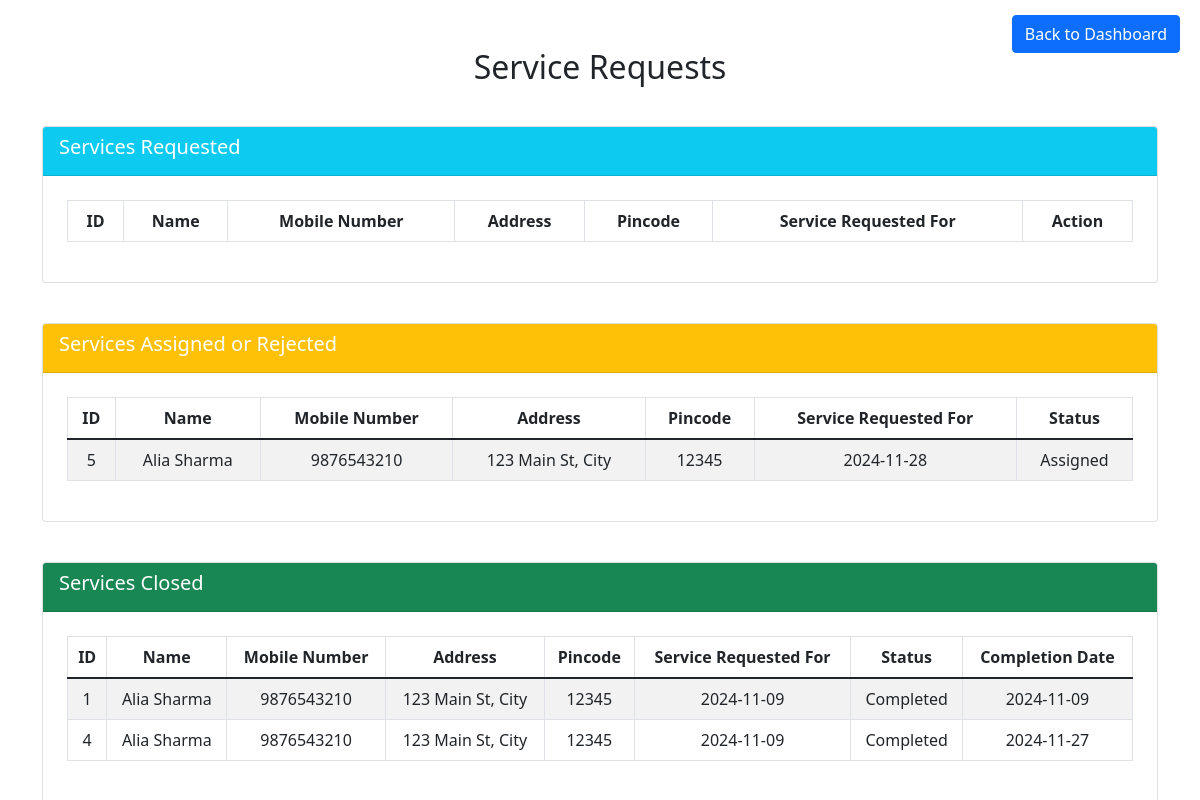
Page /prof_service_requests (signed in) on the committed database.
### tables this page shows
CREATE TABLE service_requests (
    id INTEGER PRIMARY KEY AUTOINCREMENT,
    customer_id INTEGER NOT NULL,
    service_id INTEGER NOT NULL,
    service_type_id INTEGER,           
    professional_id INTEGER NOT NULL,
    requested_date TEXT NOT NULL,
    completion_date TEXT,
    status TEXT NOT NULL DEFAULT 'Pending',
    FOREIGN KEY (customer_id) REFERENCES users(id),
    FOREIGN KEY (service_id) REFERENCES services(id),
    FOREIGN KEY (professional_id) REFERENCES users(id),
    FOREIGN KEY (service_type_id) REFERENCES service_types(id)            
    );

CREATE TABLE users (
        id INTEGER PRIMARY KEY AUTOINCREMENT,
        email TEXT UNIQUE NOT NULL,
        password TEXT NOT NULL,
        role TEXT NOT NULL,
        full_name TEXT,
        address TEXT,
        pin_code INTEGER,
        mobile_number TEXT,
        experience INTEGER,
        rating FLOAT DEFAULT 0,       
        documents_path TEXT,  -- Optional field for service professionals
        service_id INTEGER,  -- New column for storing the selected service
        service_type_id INTEGER,       
        is_blocked INTEGER DEFAULT 0,
        FOREIGN KEY (service_id) REFERENCES services(id),  -- Link to the services table
        FOREIGN KEY (service_type_id) REFERENCES service_types(id)       
    );

### routes/professional_dashboard_routes.py (the view)
@app.route('/prof_service_requests')
def prof_service_requests():
    email = session.get('user')
    db = get_db()
    prof_id_tuple = fetch_one('SELECT id FROM users WHERE email = ?', (email,))
    is_blocked = fetch_one("SELECT is_blocked FROM users WHERE email = ?", (session['user'],))[0]
    if prof_id_tuple is None:
        return redirect(url_for('login'))
    prof_id = prof_id_tuple[0]
    pending_requests = db.execute('''SELECT sr.id, u.full_name, u.mobile_number, u.address, u.pin_code, sr.requested_date
                                  FROM service_requests sr
                                  JOIN users u ON sr.customer_id = u.id
                                  WHERE sr.professional_id = ? AND sr.status = 'Pending' ''',
                                  (prof_id,)).fetchall()
    assigned_rejected_requests = db.execute('''SELECT sr.id, u.full_name, u.mobile_number, u.address, u.pin_code, sr.requested_date,  sr.status
                                            FROM service_requests sr
                                            JOIN users u ON sr.customer_id = u.id
                                            WHERE sr.professional_id = ? AND sr.status IN ('Assigned', 'Rejected')''',
                                            (prof_id,)).fetchall()
    closed_requests = db.execute('''SELECT sr.id, u.full_name, u.mobile_number, u.address, u.pin_code, sr.requested_date, sr.status, sr.completion_date
                                FROM service_requests sr
                                    JOIN users u ON sr.customer_id = u.id
                                    WHERE sr.professional_id = ? AND sr.status = 'Completed' ''',
                                    (prof_id,)).fetchall()
    return render_template('prof_service_requests.html',
                           pending_requests=pending_requests,
                           assigned_rejected_requests=assigned_rejected_requests,
                           closed_requests=closed_requests,
                           is_blocked=is_blocked)

### db_utils.py (called while the page is built)
def get_db():
    if 'db' not in g:
        g.db = sqlite3.connect(DATABASE)
        g.db.row_factory = sqlite3.Row
    return g.db

def fetch_one(query, params=()):
    db = get_db()
    cursor = db.cursor()
    cursor.execute(query, params)
    return cursor.fetchone()

### routes/professional_dashboard_routes.py (called while the page is built)
def get_db():
    if 'db' not in g:
        g.db = sqlite3.connect(DATABASE)
        g.db.row_factory = sqlite3.Row
    return g.db

### templates/prof_service_requests.html (shortened to what this page needs)
<!DOCTYPE html>
<html lang="en">
<head>
    <link href="https://cdn.jsdelivr.net/npm/bootstrap@5.1.3/dist/css/bootstrap.min.css" rel="stylesheet">
</head>
<body>
<div class="container">
    <a href="{{ url_for('professional_home') }}" class="btn btn-primary btn-back">Back to Dashboard</a>
    <h2 class="mt-5 mb-4 text-center">Service Requests</h2>
    {% if not is_blocked %}
        <div class="table-container">
            <div class="card">
                <div class="card-header bg-info text-white">
                    <h5>Services Requested</h5>
                </div>
                <div class="card-body">
                    <table class="table table-striped table-bordered table-hover">
                        <thead>
                            <tr>
                                <th>ID</th>
                                <th>Name</th>
                                <th>Mobile Number</th>
                                <th>Address</th>
                                <th>Pincode</th>
                                <th>Service Requested For</th>
                                <th>Action</th>
                            </tr>
                        </thead>
                    </table>
                </div>
            </div>
        </div>
        <div class="table-container">
            <div class="card">
                <div class="card-header bg-warning text-white">
                    <h5>Services Assigned or Rejected</h5>
                </div>
                <div class="card-body">
                    <table class="table table-striped table-bordered table-hover">
                        <thead>
                            <tr>
                                <th>ID</th>
                                <th>Name</th>
                                <th>Mobile Number</th>
                                <th>Address</th>
                                <th>Pincode</th>
                                <th>Service Requested For</th>
                                <th>Status</th>
                            </tr>
                        </thead>
                        <tbody>
                            {% for request in assigned_rejected_requests %}
                            <tr>
                                <td>{{ request.id }}</td>
                                <td>{{ request.full_name }}</td>
                                <td>{{ request.mobile_number }}</td>
                                <td>{{ request.address }}</td>
                                <td>{{ request.pin_code }}</td>
                                <td>{{ request.requested_date }}</td>
                                <td>{{ request.status }}</td>
                            </tr>
                            {% endfor %}
                        </tbody>
                    </table>
                </div>
            </div>
        </div>
    {% endif %}
    <div class="table-container">
        <div class="card">
            <div class="card-header bg-success text-white">
                <h5>Services Closed</h5>
            </div>
            <div class="card-body">
                <table class="table table-striped table-bordered table-hover">
                    <thead>
                        <tr>
                            <th>ID</th>
                            <th>Name</th>
                            <th>Mobile Number</th>
                            <th>Address</th>
                            <th>Pincode</th>
                            <th>Service Requested For</th>
                            <th>Status</th>
                            <th>Completion Date</th>
                        </tr>
                    </thead>
                    <tbody>
                        {% for request in closed_requests %}
                        <tr>
                            <td>{{ request.id }}</td>
                            <td>{{ request.full_name }}</td>
                            <td>{{ request.mobile_number }}</td>
                            <td>{{ request.address }}</td>
                            <td>{{ request.pin_code }}</td>
                            <td>{{ request.requested_date }}</td>
                            <td>{{ request.status }}</td>
                            <td>{{ request.completion_date }}</td>
                        </tr>
                        {% endfor %}
                    </tbody>
                </table>
            </div>
        </div>
    </div>
</div>
</body>
</html>

### templates/prof_service_requests.html (style rules this page uses)
.table-container { margin-top: 40px; }
.table th, .table td { vertical-align: middle; text-align: center; }
.btn-back { position: absolute; top: 15px; right: 20px; font-size: 1rem; }
.card-header { font-weight: bold; }
.card-body { padding: 1.5rem; }

### rows in the picture
service_requests: id "5", full_name "Alia Sharma", mobile_number "9876543210", address "123 Main St, City", pin_code "12345", requested_date "2024-11-28", status "Assigned"
service_requests: id "1", full_name "Alia Sharma", mobile_number "9876543210", address "123 Main St, City", pin_code "12345", requested_date "2024-11-09", status "Completed", completion_date "2024-11-09"
service_requests: id "4", full_name "Alia Sharma", mobile_number "9876543210", address "123 Main St, City", pin_code "12345", requested_date "2024-11-09", status "Completed", completion_date "2024-11-27"
